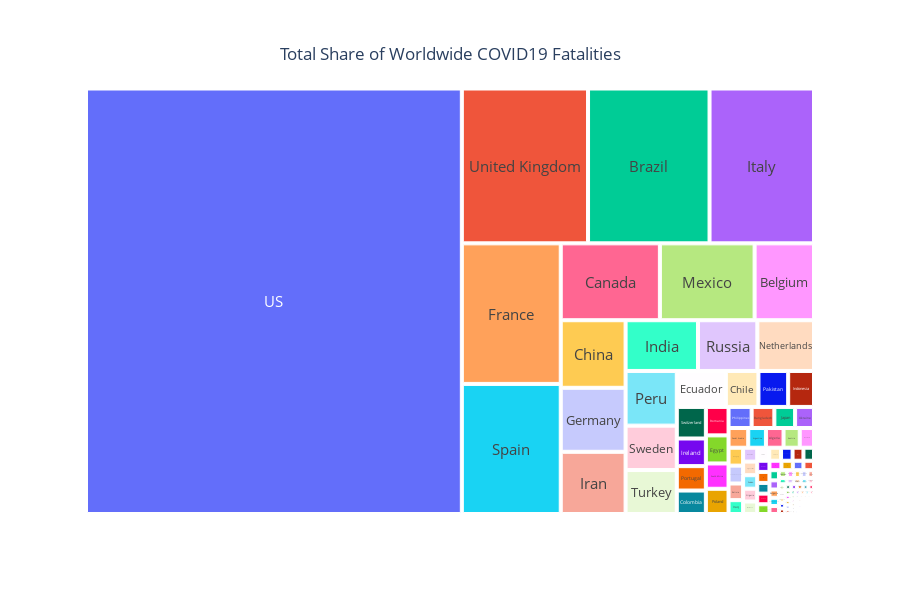

Notebook code for this chart:
### Code cell
# fig = px.treemap(dead, path=['Country_Region'], values='TargetValue',width=900,height=600)
# fig.update_traces(textposition='middle center', textfont_size=15)
# fig.update_layout(
#     title={
#         'text': 'Total Share of Worldwide COVID19 Fatalities',
#         'y':0.92,
#         'x':0.5,
#         'xanchor': 'center',
#         'yanchor': 'top'})
# fig.show()
fig = px.treemap(dead, path=['Country_Region'], values='TargetValue',width=900,height=600)
fig.update_traces(textposition='middle center', textfont_size=15)
fig.update_layout(
    title={
        'text': 'Total Share of Worldwide COVID19 Fatalities',
        'y':0.92,
        'x':0.5,
        'xanchor': 'center',
        'yanchor': 'top'})
fig.show()

### Figure 1 — Plotly figure (JSON) as saved in the notebook; plotly's stock layout.template omitted (floating-point values rounded to 4 significant figures; data arrays with more than 128 entries replaced by an {"elided": "..."} marker saying what was removed)
{"data": [{"textposition": "middle center", "hovertemplate": "labels=%{label}<br>TargetValue=%{value}<br>parent=%{parent}<br>id=%{id}<extra></extra>", "domain": {"y": [0, 1], "x": [0, 1]}, "name": "", "type": "treemap", "labels": {"elided": "187 str values"}, "ids": {"elided": "187 str values"}, "branchvalues": "total", "parents": {"elided": "187 str values"}, "values": {"elided": "187 int values"}, "textfont": {"size": 15}}], "layout": {"title": {"y": 0.92, "text": "Total Share of Worldwide COVID19 Fatalities", "yanchor": "top", "xanchor": "center", "x": 0.5}, "height": 600, "width": 900, "margin": {"t": 60}, "legend": {"tracegroupgap": 0}}}
